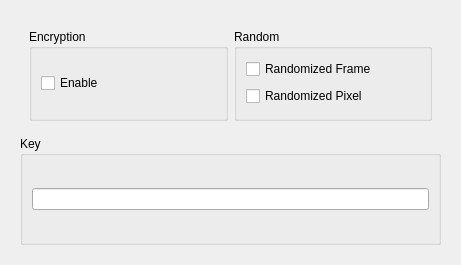
<?xml version="1.0" encoding="UTF-8"?>
<ui version="4.0">
 <class>Form</class>
 <widget class="QWidget" name="Form">
  <property name="geometry">
   <rect>
    <x>0</x>
    <y>0</y>
    <width>461</width>
    <height>265</height>
   </rect>
  </property>
  <property name="windowTitle">
   <string>Form</string>
  </property>
  <layout class="QHBoxLayout" name="horizontalLayout">
   <item>
    <widget class="QWidget" name="widget_3" native="true">
     <layout class="QVBoxLayout" name="verticalLayout_6">
      <item>
       <widget class="QWidget" name="widget" native="true">
        <layout class="QHBoxLayout" name="horizontalLayout_5">
         <item>
          <widget class="QGroupBox" name="groupBox">
           <property name="title">
            <string>Encryption</string>
           </property>
           <layout class="QVBoxLayout" name="verticalLayout_2">
            <item>
             <widget class="QCheckBox" name="checkBox">
              <property name="text">
               <string>Enable</string>
              </property>
             </widget>
            </item>
           </layout>
          </widget>
         </item>
         <item>
          <widget class="QGroupBox" name="groupBox_3">
           <property name="title">
            <string>Random</string>
           </property>
           <layout class="QVBoxLayout" name="verticalLayout_4">
            <item>
             <widget class="QCheckBox" name="checkBox_3">
              <property name="text">
               <string>Randomized Frame</string>
              </property>
             </widget>
            </item>
            <item>
             <widget class="QCheckBox" name="checkBox_2">
              <property name="text">
               <string>Randomized Pixel</string>
              </property>
             </widget>
            </item>
           </layout>
          </widget>
         </item>
        </layout>
       </widget>
      </item>
      <item>
       <widget class="QGroupBox" name="groupBox_4">
        <property name="title">
         <string>Key</string>
        </property>
        <layout class="QHBoxLayout" name="horizontalLayout_2">
         <item>
          <widget class="QLineEdit" name="lineEdit"/>
         </item>
        </layout>
       </widget>
      </item>
     </layout>
    </widget>
   </item>
  </layout>
 </widget>
 <resources/>
 <connections/>
</ui>
